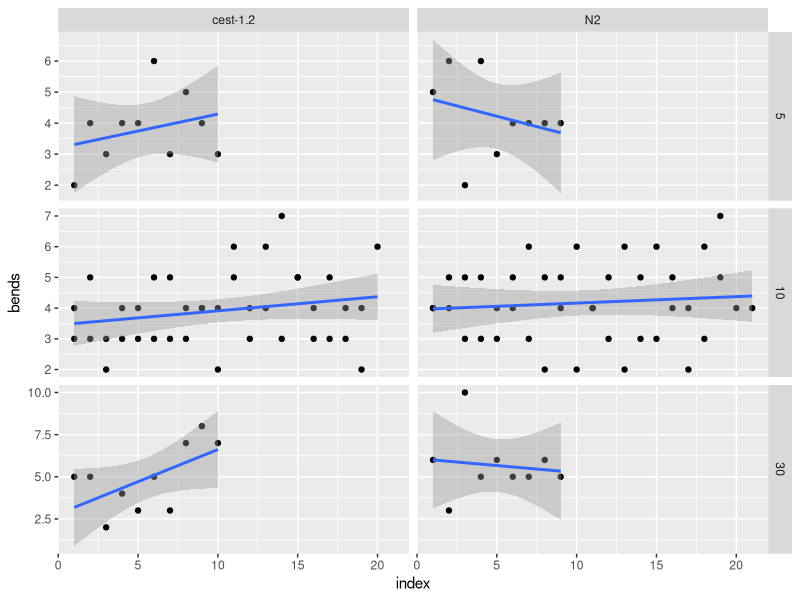
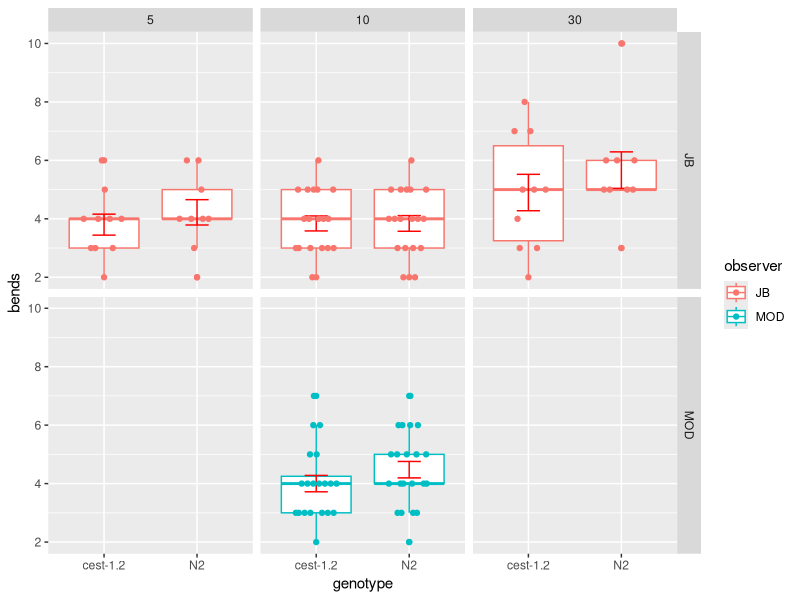
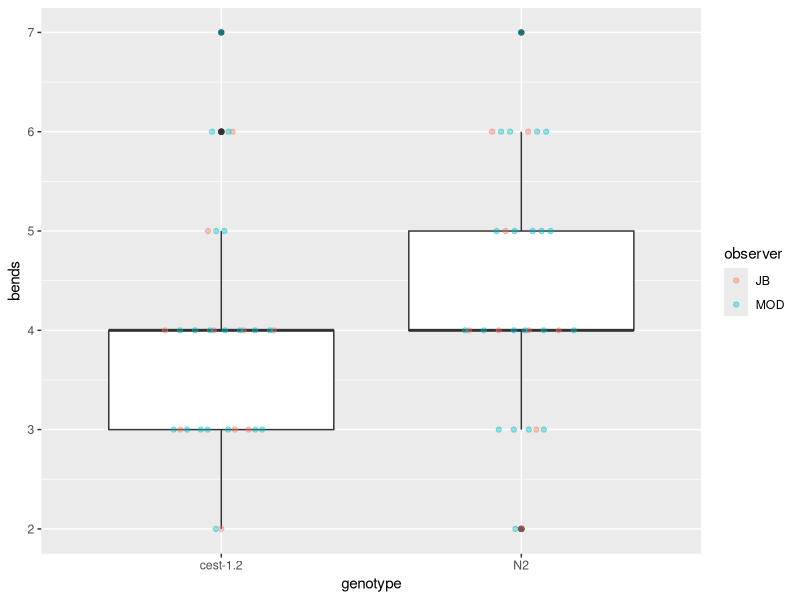
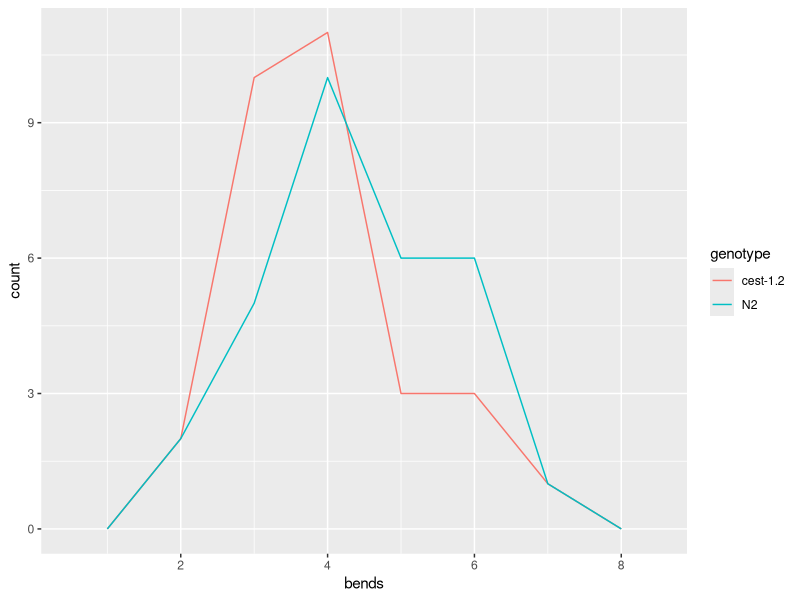

These charts were generated, in order, by the following R code:
## ---- chunk 1
knitr::opts_chunk$set(echo = TRUE)
library(tidyverse)
library(patchwork)
library(ggbeeswarm)
library(kableExtra)
## ---- chunk 2
AntTouch <- read_csv('cest1.2_anterior_touch_merged.csv')
## ---- chunk 3
bodybendPlot <- AntTouch %>%
  #filter(NumBends < 10) %>%
  ggplot(aes(x = genotype, y = bends, colour = observer)) +
  geom_boxplot() +
  stat_summary(geom = "errorbar", fun.data = "mean_se", width = 0.25, color = "red") +
  ggbeeswarm::geom_quasirandom(width = .25) +
  facet_grid(.~time_off_food)

#Are num bends dependent on time on plate? 
(bends_by_order <- AntTouch %>%
  group_by(genotype, time_off_food, observer) %>%
  mutate(index = row_number()) %>%
  ggplot(aes(x = index, y = bends)) +
    geom_point()) +
  facet_grid(time_off_food ~ genotype, scales = "free_y") +
  geom_smooth(method = "lm")
  
bodybendPlot +
  facet_grid(observer ~ time_off_food)
## ---- chunk 4
AntTouch %>%
  filter(time_off_food != 30, is.na(note)) %>%
  ggplot(aes(x= genotype, y = bends)) +
  geom_boxplot() +
  geom_quasirandom(aes(colour = observer), width = 0.2,alpha = 0.4)
  
# get group means:

AntTouch %>%
  filter(time_off_food != 30, is.na(note)) %>%
  group_by(observer, genotype) %>%
  summarize(mean_bends = mean(bends)) %>%
  kable() %>%
  kable_styling(bootstrap_options = c("striped", "hover", "condensed", "responsive"))

# plot the distribution of body bends:

AntTouch %>%
  filter(time_off_food != 30, is.na(note)) %>%
  ggplot(aes(x = bends)) +
  geom_freqpoly(aes(color = genotype), stat = "bin", bins = 6)
  #geom_density(aes(fill = genotype), alpha = 0.2)
